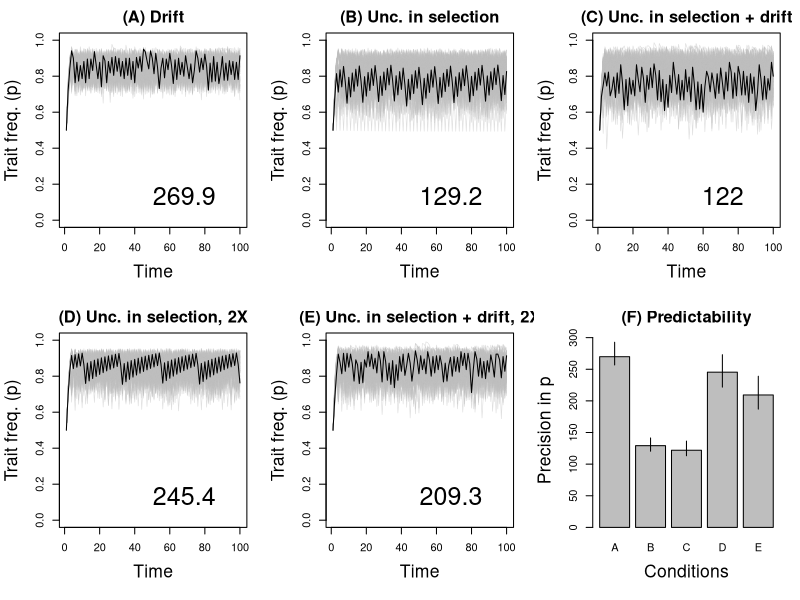
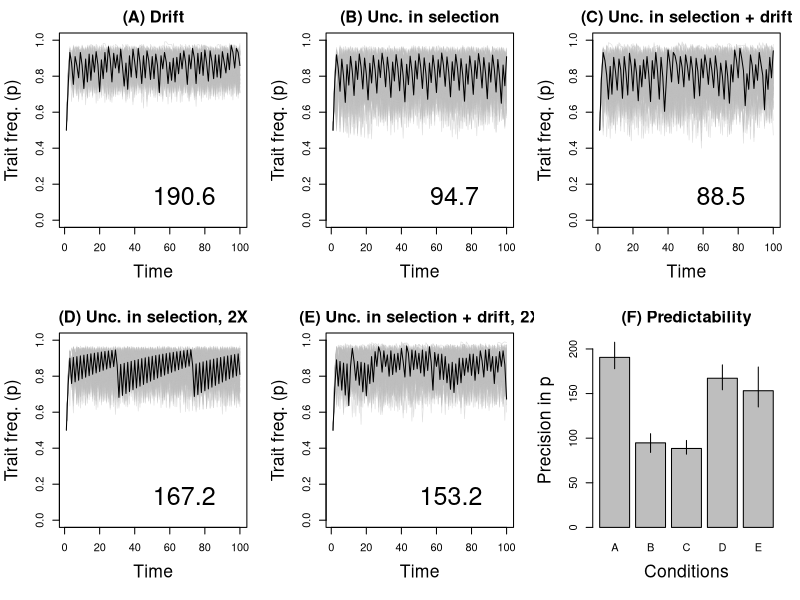
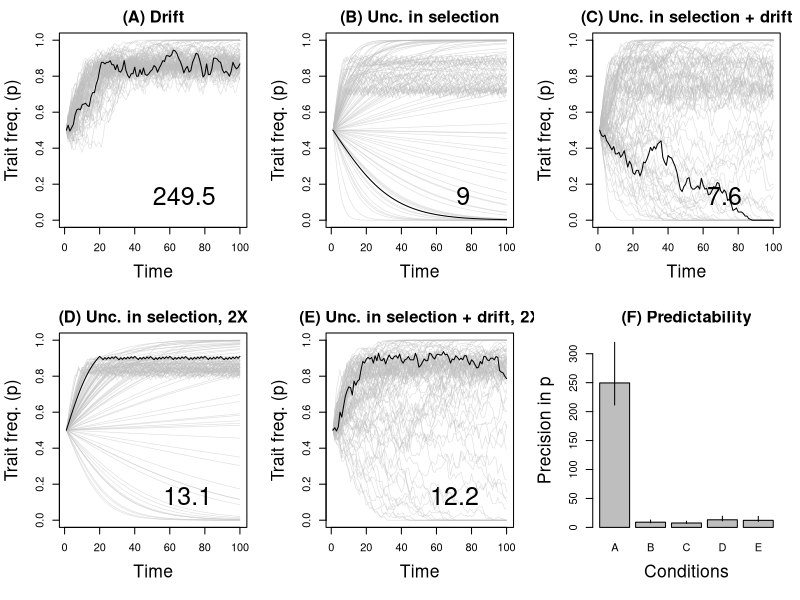
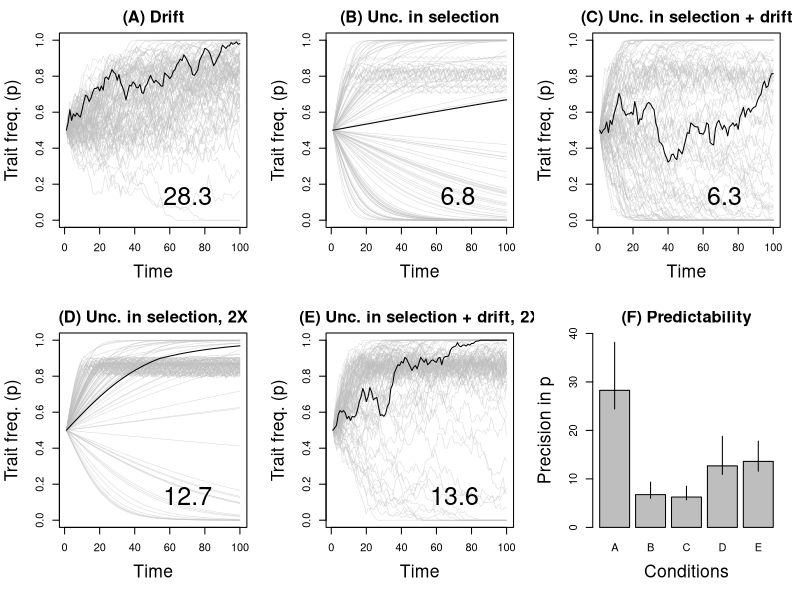
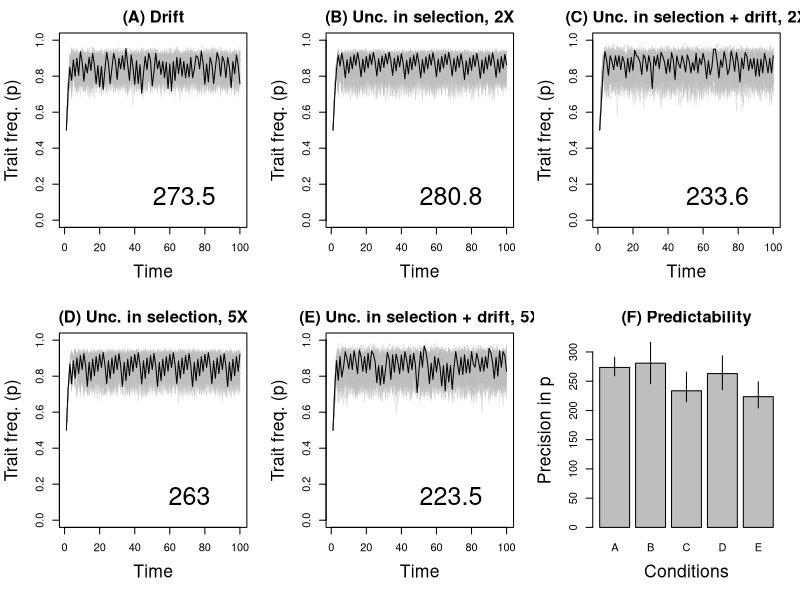

R code for these plots, in order:
ffst<-function(brk=.5,wl=NA,wh=NA,f=NA){
    if(f < brk){w<-wl}
    else{w<-wh}
    return(w)
 }

sdif<-function(w1=NA,w2=NA,f1=NA){
    wbar<-(w1*f1 + w2*(1-f1))
    psf1<-f1 * (w1/wbar)
    psf2<-(1-f1) * (w2/wbar)
    return(c(psf1,psf2))
    }

sdifh2<-function(w1=NA,w2=NA,f1=NA,h2=NA){
    wbar<-(w1*f1 + w2*(1-f1))
    psf1<-f1 * (w1/wbar)
    psf2<-(1-f1) * (w2/wbar)
    Sd<-psf1-f1
    psf1<-(Sd*h2)+f1
    psf2<-1-psf1
    return(c(psf1,psf2))
    }


## simulate uncertainty in function
## wl<-c(.52,.155)
## wh<-c(.155+.05,.52-.05)
## brk<-.85
brk<-runif(100,.7,.9) 
wl<-matrix(NA,nrow=100,ncol=2)
wl[,1]<-rbeta(100,52,48)
wl[,2]<-rbeta(100,62,338)

wh<-matrix(NA,nrow=100,ncol=2)
wh[,1]<-rbeta(100,31+10,169-10)
wh[,2]<-rbeta(100,26-2.5,24+2.5)

Ne<-110 ## from science paper, change in FHA

#586 (.446–.754) ## from Aarons paper
# qnorm(p=c(.5,.025,.975),mean=0.586,sd=.08)
#h2<-rbeta(100,16,4)## true .586, using .8 instead, 
## sd = 0.0873
h2<-rep(.8,100)
vars<-matrix(NA,nrow=5,ncol=100)
library(scales)

## hs = .8
pdf("nfdsSimsh2_80.pdf",width=12,height=8)
cm<-1.5
cl<-1.6
par(mfrow=c(2,3))
par(mar=c(5.5,4.5,2.5,1.5))


### with heritability, true 0.586, using .8 instead
## drift only
p<-rep(.5,100)  
plot(p,ylim=c(0,1),type='n',xlab="Time",ylab="Trait freq. (p)",cex.lab=cl)    

p<-matrix(.5,nrow=100,ncol=100)
for(j in 1:100){
for(i in 2:100){
    w<-ffst(0.85,c(0.52,0.155),c(.155+.05,.52-.05),p[j,i-1])
    epi<-sdifh2(w[1],w[2],p[j,i-1],h2[j])[1]
    p[j,i]<-rbinom(n=1,size=2*Ne,prob=epi)/(2*Ne)
    }
    if(j < 100){lines(p[j,],col=alpha("gray",.5),lwd=0.6,type='l')}
    else{lines(p[j,],col="black",lwd=1,type='l')}
    
}    
vars[1,]<-apply(p,2,var)     
mtext(round(median(1/vars[1,]),1),side=1,adj=.75,line=-2.5,cex=1.5)
title(main="(A) Drift",cex.main=cm)

## uncertainty in s
p<-rep(.5,100)
plot(p,ylim=c(0,1),type='n',xlab="Time",ylab="Trait freq. (p)",cex.lab=cl)    

p<-matrix(.5,nrow=100,ncol=100)
for(j in 1:100){
for(i in 2:100){
    w<-ffst(brk[j],wl[j,],wh[j,],p[j,i-1])
    p[j,i]<-sdifh2(w[1],w[2],p[j,i-1],h2[j])[1]
    }
    if(j < 100){lines(p[j,],col=alpha("gray",.5),lwd=0.6,type='l')}
    else{lines(p[j,],col="black",lwd=1,type='l')}
}  
vars[2,]<-apply(p,2,var)    

mtext(round(median(1/vars[2,]),1),side=1,adj=.75,line=-2.5,cex=1.5)
title(main="(B) Unc. in selection",cex.main=cm)

## uncertainty in s and drift
p<-rep(.5,100)
plot(p,ylim=c(0,1),type='n',xlab="Time",ylab="Trait freq. (p)",cex.lab=cl)    

p<-matrix(.5,nrow=100,ncol=100)
for(j in 1:100){
for(i in 2:100){
    w<-ffst(brk[j],wl[j,],wh[j,],p[j,i-1])
    epi<-sdifh2(w[1],w[2],p[j,i-1],h2[j])[1]
    p[j,i]<-rbinom(n=1,size=2*Ne,prob=epi)/(2*Ne)
    }
    if(j < 100){lines(p[j,],col=alpha("gray",.5),lwd=0.6,type='l')}
    else{lines(p[j,],col="black",lwd=1,type='l')}
}     
vars[3,]<-apply(p,2,var)     
mtext(round(median(1/vars[3,]),1),side=1,adj=.75,line=-2.5,cex=1.5)

title(main="(C) Unc. in selection + drift",cex.main=cm)

brk<-runif(100,.8,.9) 
wl<-matrix(NA,nrow=100,ncol=2)
wl[,1]<-rbeta(100,52*2,48*2)
wl[,2]<-rbeta(100,62*2,338*2)

wh<-matrix(NA,nrow=100,ncol=2)
wh[,1]<-rbeta(100,(31+10)*2,(169-10)*2)
wh[,2]<-rbeta(100,(26-2.5)*2,(24+2.5)*2)

### with heritability , true 0.586, using .8 instead
## uncertainty in s
p<-rep(.5,100)
plot(p,ylim=c(0,1),type='n',xlab="Time",ylab="Trait freq. (p)",cex.lab=cl)    

p<-matrix(.5,nrow=100,ncol=100)
for(j in 1:100){
for(i in 2:100){
    w<-ffst(brk[j],wl[j,],wh[j,],p[j,i-1])
    p[j,i]<-sdifh2(w[1],w[2],p[j,i-1],h2[j])[1]
    }
    if(j < 100){lines(p[j,],col=alpha("gray",.5),lwd=0.6,type='l')}
    else{lines(p[j,],col="black",lwd=1,type='l')}
}  
vars[4,]<-apply(p,2,var)    
     
mtext(round(median(1/vars[4,]),1),side=1,adj=.75,line=-2.5,cex=1.5)
title(main="(D) Unc. in selection, 2X",cex.main=cm)

## uncertainty in s and drift
p<-rep(.5,100)
plot(p,ylim=c(0,1),type='n',xlab="Time",ylab="Trait freq. (p)",cex.lab=cl)    

p<-matrix(.5,nrow=100,ncol=100)
for(j in 1:100){
for(i in 2:100){
    w<-ffst(brk[j],wl[j,],wh[j,],p[j,i-1])
    epi<-sdifh2(w[1],w[2],p[j,i-1],h2[j])[1]
    p[j,i]<-rbinom(n=1,size=2*Ne,prob=epi)/(2*Ne)
    }
    if(j < 100){lines(p[j,],col=alpha("gray",.5),lwd=0.6,type='l')}
    else{lines(p[j,],col="black",lwd=1,type='l')}
}     
vars[5,]<-apply(p,2,var)     
mtext(round(median(1/vars[5,]),1),side=1,adj=.75,line=-2.5,cex=1.5)
   
title(main="(E) Unc. in selection + drift, 2X",cex.main=cm)

e_vars<-apply(1/vars,1,quantile,probs=c(.5,.25,.75),na.rm=TRUE)
yub<-max(as.vector(e_vars))*1.05
x<-barplot(e_vars[1,],names.arg=LETTERS[1:5],xlab="Conditions",ylab="Precision in p",cex.lab=cl,ylim=c(0,yub))
segments(x,e_vars[2,],x,e_vars[3,])
title(main="(F) Predictability",cex.main=cm)

dev.off()

e_vars
#        [,1]     [,2]     [,3]     [,4]     [,5]
#50% 272.4602 121.9296 110.8694 242.9725 216.4700
#25% 247.6738 111.4042 101.1779 226.4005 197.1216
#75% 294.8956 136.9264 130.2634 261.1967 237.0451

sqrt(1/e_vars)
#          [,1]       [,2]       [,3]       [,4]       [,5]
#50% 0.06058268 0.09056188 0.09497170 0.06415366 0.06796747
#25% 0.06354187 0.09474345 0.09941622 0.06646015 0.07122508
#75% 0.05823255 0.08545872 0.08761709 0.06187513 0.06495080




##### heritability 1
## simulate uncertainty in function
## wl<-c(.52,.155)
## wh<-c(.155+.05,.52-.05)
## brk<-.85
brk<-runif(100,.7,.9) 
wl<-matrix(NA,nrow=100,ncol=2)
wl[,1]<-rbeta(100,52,48)
wl[,2]<-rbeta(100,62,338)

wh<-matrix(NA,nrow=100,ncol=2)
wh[,1]<-rbeta(100,31+10,169-10)
wh[,2]<-rbeta(100,26-2.5,24+2.5)

Ne<-110 ## from science paper, change in FHA

#586 (.446–.754) ## from Aarons paper
# qnorm(p=c(.5,.025,.975),mean=0.586,sd=.08)
h2<-rep(1,100)
vars<-matrix(NA,nrow=5,ncol=100)
library(scales)

pdf("nfdsSimsh2_100.pdf",width=12,height=8)
cm<-1.5
cl<-1.6
par(mfrow=c(2,3))
par(mar=c(5.5,4.5,2.5,1.5))

## drift only
p<-rep(.5,100)  
plot(p,ylim=c(0,1),type='n',xlab="Time",ylab="Trait freq. (p)",cex.lab=cl)    

p<-matrix(.5,nrow=100,ncol=100)
for(j in 1:100){
for(i in 2:100){
    w<-ffst(0.85,c(0.52,0.155),c(.155+.05,.52-.05),p[j,i-1])
    epi<-sdifh2(w[1],w[2],p[j,i-1],h2[j])[1]
    p[j,i]<-rbinom(n=1,size=2*Ne,prob=epi)/(2*Ne)
    }
    if(j < 100){lines(p[j,],col=alpha("gray",.5),lwd=0.6,type='l')}
    else{lines(p[j,],col="black",lwd=1,type='l')}
    
}    
vars[1,]<-apply(p,2,var)     
mtext(round(median(1/vars[1,]),1),side=1,adj=.75,line=-2.5,cex=1.5)

title(main="(A) Drift",cex.main=cm)

## uncertainty in s
p<-rep(.5,100)
plot(p,ylim=c(0,1),type='n',xlab="Time",ylab="Trait freq. (p)",cex.lab=cl)    

p<-matrix(.5,nrow=100,ncol=100)
for(j in 1:100){
for(i in 2:100){
    w<-ffst(brk[j],wl[j,],wh[j,],p[j,i-1])
    p[j,i]<-sdifh2(w[1],w[2],p[j,i-1],h2[j])[1]
    }
    if(j < 100){lines(p[j,],col=alpha("gray",.5),lwd=0.6,type='l')}
    else{lines(p[j,],col="black",lwd=1,type='l')}
}  
vars[2,]<-apply(p,2,var)    

mtext(round(median(1/vars[2,]),1),side=1,adj=.75,line=-2.5,cex=1.5)
title(main="(B) Unc. in selection",cex.main=cm)

## uncertainty in s and drift
p<-rep(.5,100)
plot(p,ylim=c(0,1),type='n',xlab="Time",ylab="Trait freq. (p)",cex.lab=cl)    

p<-matrix(.5,nrow=100,ncol=100)
for(j in 1:100){
for(i in 2:100){
    w<-ffst(brk[j],wl[j,],wh[j,],p[j,i-1])
    epi<-sdifh2(w[1],w[2],p[j,i-1],h2[j])[1]
    p[j,i]<-rbinom(n=1,size=2*Ne,prob=epi)/(2*Ne)
    }
    if(j < 100){lines(p[j,],col=alpha("gray",.5),lwd=0.6,type='l')}
    else{lines(p[j,],col="black",lwd=1,type='l')}
}     
vars[3,]<-apply(p,2,var)     

mtext(round(median(1/vars[3,]),1),side=1,adj=.75,line=-2.5,cex=1.5)
title(main="(C) Unc. in selection + drift",cex.main=cm)

brk<-runif(100,.8,.9) 
wl<-matrix(NA,nrow=100,ncol=2)
wl[,1]<-rbeta(100,52*2,48*2)
wl[,2]<-rbeta(100,62*2,338*2)

wh<-matrix(NA,nrow=100,ncol=2)
wh[,1]<-rbeta(100,(31+10)*2,(169-10)*2)
wh[,2]<-rbeta(100,(26-2.5)*2,(24+2.5)*2)

### with heritability , true 0.586, using .8 instead
## uncertainty in s
p<-rep(.5,100)
plot(p,ylim=c(0,1),type='n',xlab="Time",ylab="Trait freq. (p)",cex.lab=cl)    

p<-matrix(.5,nrow=100,ncol=100)
for(j in 1:100){
for(i in 2:100){
    w<-ffst(brk[j],wl[j,],wh[j,],p[j,i-1])
    p[j,i]<-sdifh2(w[1],w[2],p[j,i-1],h2[j])[1]
    }
    if(j < 100){lines(p[j,],col=alpha("gray",.5),lwd=0.6,type='l')}
    else{lines(p[j,],col="black",lwd=1,type='l')}
}  
vars[4,]<-apply(p,2,var)    
     
mtext(round(median(1/vars[4,]),1),side=1,adj=.75,line=-2.5,cex=1.5)
title(main="(D) Unc. in selection, 2X",cex.main=cm)

## uncertainty in s and drift
p<-rep(.5,100)
plot(p,ylim=c(0,1),type='n',xlab="Time",ylab="Trait freq. (p)",cex.lab=cl)    

p<-matrix(.5,nrow=100,ncol=100)
for(j in 1:100){
for(i in 2:100){
    w<-ffst(brk[j],wl[j,],wh[j,],p[j,i-1])
    epi<-sdifh2(w[1],w[2],p[j,i-1],h2[j])[1]
    p[j,i]<-rbinom(n=1,size=2*Ne,prob=epi)/(2*Ne)
    }
    if(j < 100){lines(p[j,],col=alpha("gray",.5),lwd=0.6,type='l')}
    else{lines(p[j,],col="black",lwd=1,type='l')}
}     
vars[5,]<-apply(p,2,var)     
   
mtext(round(median(1/vars[5,]),1),side=1,adj=.75,line=-2.5,cex=1.5)
title(main="(E) Unc. in selection + drift, 2X",cex.main=cm)

e_vars<-apply(1/vars,1,quantile,probs=c(.5,.25,.75),na.rm=TRUE)
yub<-max(as.vector(e_vars))*1.05
x<-barplot(e_vars[1,],names.arg=LETTERS[1:5],xlab="Conditions",ylab="Precision in p",cex.lab=cl,ylim=c(0,yub))
segments(x,e_vars[2,],x,e_vars[3,])
title(main="(F) Predictability",cex.main=cm)

dev.off()

e_vars
#        [,1]      [,2]     [,3]     [,4]     [,5]
#50% 190.5820  93.65362 86.86530 173.9576 155.4733
#25% 176.3233  85.48631 81.15326 160.6889 141.8437
#75% 202.7426 103.23617 96.12022 191.7715 171.0895

sqrt(1/e_vars)
#          [,1]       [,2]      [,3]       [,4]       [,5]
#50% 0.07243677 0.10333269 0.1072943 0.07581905 0.08019959
#25% 0.07530870 0.10815627 0.1110061 0.07888731 0.08396436
#75% 0.07023078 0.09842016 0.1019982 0.07221177 0.07645190

##############  weak selection


##### heritability 1
## simulate uncertainty in function
## wl<-c(.52,.155)
## wh<-c(.155+.05,.52-.05)
## brk<-.85
brk<-runif(100,.7,.9) 
wl<-matrix(NA,nrow=100,ncol=2)
wl[,1]<-rbeta(100,52,48)## .52
wl[,2]<-rbeta(100,192,208)## .48

wh<-matrix(NA,nrow=100,ncol=2)
wh[,1]<-rbeta(100,97,104)
wh[,2]<-rbeta(100,28,27)

Ne<-110 ## from science paper, change in FHA

h2<-rep(1,100)
vars<-matrix(NA,nrow=5,ncol=100)
library(scales)

pdf("nfdsSimsh2_100_weak.pdf",width=12,height=8)
cm<-1.5
cl<-1.6
par(mfrow=c(2,3))
par(mar=c(5.5,4.5,2.5,1.5))

## drift only
p<-rep(.5,100)  
plot(p,ylim=c(0,1),type='n',xlab="Time",ylab="Trait freq. (p)",cex.lab=cl)    

p<-matrix(.5,nrow=100,ncol=100)
for(j in 1:100){
for(i in 2:100){
    w<-ffst(0.85,c(0.52,0.48),c(.483,.509),p[j,i-1])
    epi<-sdifh2(w[1],w[2],p[j,i-1],h2[j])[1]
    p[j,i]<-rbinom(n=1,size=2*Ne,prob=epi)/(2*Ne)
    }
    if(j < 100){lines(p[j,],col=alpha("gray",.5),lwd=0.6,type='l')}
    else{lines(p[j,],col="black",lwd=1,type='l')}
    
}    
vars[1,]<-apply(p,2,var)     

mtext(round(median(1/vars[1,]),1),side=1,adj=.75,line=-2.5,cex=1.5)
title(main="(A) Drift",cex.main=cm)

## uncertainty in s
p<-rep(.5,100)
plot(p,ylim=c(0,1),type='n',xlab="Time",ylab="Trait freq. (p)",cex.lab=cl)    

p<-matrix(.5,nrow=100,ncol=100)
for(j in 1:100){
for(i in 2:100){
    w<-ffst(brk[j],wl[j,],wh[j,],p[j,i-1])
    p[j,i]<-sdifh2(w[1],w[2],p[j,i-1],h2[j])[1]
    }
    if(j < 100){lines(p[j,],col=alpha("gray",.5),lwd=0.6,type='l')}
    else{lines(p[j,],col="black",lwd=1,type='l')}
}  
vars[2,]<-apply(p,2,var)    

mtext(round(median(1/vars[2,]),1),side=1,adj=.75,line=-2.5,cex=1.5)
title(main="(B) Unc. in selection",cex.main=cm)

## uncertainty in s and drift
p<-rep(.5,100)
plot(p,ylim=c(0,1),type='n',xlab="Time",ylab="Trait freq. (p)",cex.lab=cl)    

p<-matrix(.5,nrow=100,ncol=100)
for(j in 1:100){
for(i in 2:100){
    w<-ffst(brk[j],wl[j,],wh[j,],p[j,i-1])
    epi<-sdifh2(w[1],w[2],p[j,i-1],h2[j])[1]
    p[j,i]<-rbinom(n=1,size=2*Ne,prob=epi)/(2*Ne)
    }
    if(j < 100){lines(p[j,],col=alpha("gray",.5),lwd=0.6,type='l')}
    else{lines(p[j,],col="black",lwd=1,type='l')}
}     
vars[3,]<-apply(p,2,var)     

mtext(round(median(1/vars[3,]),1),side=1,adj=.75,line=-2.5,cex=1.5)
title(main="(C) Unc. in selection + drift",cex.main=cm)

brk<-runif(100,.8,.9) 
wl<-matrix(NA,nrow=100,ncol=2)
wl[,1]<-rbeta(100,52*2,48*2)## .52
wl[,2]<-rbeta(100,192*2,208*2)## .48

wh<-matrix(NA,nrow=100,ncol=2)
wh[,1]<-rbeta(100,97*2,104*2)
wh[,2]<-rbeta(100,28*2,27*2)

### with heritability , true 0.586, using .8 instead
## uncertainty in s
p<-rep(.5,100)
plot(p,ylim=c(0,1),type='n',xlab="Time",ylab="Trait freq. (p)",cex.lab=cl)    

p<-matrix(.5,nrow=100,ncol=100)
for(j in 1:100){
for(i in 2:100){
    w<-ffst(brk[j],wl[j,],wh[j,],p[j,i-1])
    p[j,i]<-sdifh2(w[1],w[2],p[j,i-1],h2[j])[1]
    }
    if(j < 100){lines(p[j,],col=alpha("gray",.5),lwd=0.6,type='l')}
    else{lines(p[j,],col="black",lwd=1,type='l')}
}  
vars[4,]<-apply(p,2,var)    
     
mtext(round(median(1/vars[4,]),1),side=1,adj=.75,line=-2.5,cex=1.5)
title(main="(D) Unc. in selection, 2X",cex.main=cm)

## uncertainty in s and drift
p<-rep(.5,100)
plot(p,ylim=c(0,1),type='n',xlab="Time",ylab="Trait freq. (p)",cex.lab=cl)    

p<-matrix(.5,nrow=100,ncol=100)
for(j in 1:100){
for(i in 2:100){
    w<-ffst(brk[j],wl[j,],wh[j,],p[j,i-1])
    epi<-sdifh2(w[1],w[2],p[j,i-1],h2[j])[1]
    p[j,i]<-rbinom(n=1,size=2*Ne,prob=epi)/(2*Ne)
    }
    if(j < 100){lines(p[j,],col=alpha("gray",.5),lwd=0.6,type='l')}
    else{lines(p[j,],col="black",lwd=1,type='l')}
}     
vars[5,]<-apply(p,2,var)     
   
mtext(round(median(1/vars[5,]),1),side=1,adj=.75,line=-2.5,cex=1.5)
title(main="(E) Unc. in selection + drift, 2X",cex.main=cm)

e_vars<-apply(1/vars,1,quantile,probs=c(.5,.25,.75),na.rm=TRUE)
yub<-max(as.vector(e_vars))*1.05
x<-barplot(e_vars[1,],names.arg=LETTERS[1:5],xlab="Conditions",ylab="Precision in p",cex.lab=cl,ylim=c(0,yub))
segments(x,e_vars[2,],x,e_vars[3,])
title(main="(F) Predictability",cex.main=cm)

dev.off()

##############  weak selection, 1%


##### heritability 1
brk<-runif(100,.7,.9) 
wl<-matrix(NA,nrow=100,ncol=2)
wl[,1]<-rbeta(100,50.5,49.5)## 50.5
wl[,2]<-rbeta(100,198,202)## 49.5

wh<-matrix(NA,nrow=100,ncol=2)
wh[,1]<-rbeta(100,99,101)
wh[,2]<-rbeta(100,25.25,24.75)

Ne<-110 ## from science paper, change in FHA

h2<-rep(1,100)
vars<-matrix(NA,nrow=5,ncol=100)
library(scales)

pdf("nfdsSimsh2_100_very_weak.pdf",width=12,height=8)
cm<-1.5
cl<-1.6
par(mfrow=c(2,3))
par(mar=c(5.5,4.5,2.5,1.5))

## drift only
p<-rep(.5,100)  
plot(p,ylim=c(0,1),type='n',xlab="Time",ylab="Trait freq. (p)",cex.lab=cl)    

p<-matrix(.5,nrow=100,ncol=100)
for(j in 1:100){
for(i in 2:100){
    w<-ffst(0.85,c(0.505,0.495),c(.495,.505),p[j,i-1])
    epi<-sdifh2(w[1],w[2],p[j,i-1],h2[j])[1]
    p[j,i]<-rbinom(n=1,size=2*Ne,prob=epi)/(2*Ne)
    }
    if(j < 100){lines(p[j,],col=alpha("gray",.5),lwd=0.6,type='l')}
    else{lines(p[j,],col="black",lwd=1,type='l')}
    
}    
vars[1,]<-apply(p,2,var)     

mtext(round(median(1/vars[1,]),1),side=1,adj=.75,line=-2.5,cex=1.5)
title(main="(A) Drift",cex.main=cm)

## uncertainty in s
p<-rep(.5,100)
plot(p,ylim=c(0,1),type='n',xlab="Time",ylab="Trait freq. (p)",cex.lab=cl)    

p<-matrix(.5,nrow=100,ncol=100)
for(j in 1:100){
for(i in 2:100){
    w<-ffst(brk[j],wl[j,],wh[j,],p[j,i-1])
    p[j,i]<-sdifh2(w[1],w[2],p[j,i-1],h2[j])[1]
    }
    if(j < 100){lines(p[j,],col=alpha("gray",.5),lwd=0.6,type='l')}
    else{lines(p[j,],col="black",lwd=1,type='l')}
}  
vars[2,]<-apply(p,2,var)    

mtext(round(median(1/vars[2,]),1),side=1,adj=.75,line=-2.5,cex=1.5)
title(main="(B) Unc. in selection",cex.main=cm)

## uncertainty in s and drift
p<-rep(.5,100)
plot(p,ylim=c(0,1),type='n',xlab="Time",ylab="Trait freq. (p)",cex.lab=cl)    

p<-matrix(.5,nrow=100,ncol=100)
for(j in 1:100){
for(i in 2:100){
    w<-ffst(brk[j],wl[j,],wh[j,],p[j,i-1])
    epi<-sdifh2(w[1],w[2],p[j,i-1],h2[j])[1]
    p[j,i]<-rbinom(n=1,size=2*Ne,prob=epi)/(2*Ne)
    }
    if(j < 100){lines(p[j,],col=alpha("gray",.5),lwd=0.6,type='l')}
    else{lines(p[j,],col="black",lwd=1,type='l')}
}     
vars[3,]<-apply(p,2,var)     

mtext(round(median(1/vars[3,]),1),side=1,adj=.75,line=-2.5,cex=1.5)
title(main="(C) Unc. in selection + drift",cex.main=cm)

brk<-runif(100,.8,.9) 
wl<-matrix(NA,nrow=100,ncol=2)
wl[,1]<-rbeta(100,52*2,48*2)## .52
wl[,2]<-rbeta(100,192*2,208*2)## .48

wh<-matrix(NA,nrow=100,ncol=2)
wh[,1]<-rbeta(100,97*2,104*2)
wh[,2]<-rbeta(100,28*2,27*2)

### with heritability , true 0.586, using .8 instead
## uncertainty in s
p<-rep(.5,100)
plot(p,ylim=c(0,1),type='n',xlab="Time",ylab="Trait freq. (p)",cex.lab=cl)    

p<-matrix(.5,nrow=100,ncol=100)
for(j in 1:100){
for(i in 2:100){
    w<-ffst(brk[j],wl[j,],wh[j,],p[j,i-1])
    p[j,i]<-sdifh2(w[1],w[2],p[j,i-1],h2[j])[1]
    }
    if(j < 100){lines(p[j,],col=alpha("gray",.5),lwd=0.6,type='l')}
    else{lines(p[j,],col="black",lwd=1,type='l')}
}  
vars[4,]<-apply(p,2,var)    
     
mtext(round(median(1/vars[4,]),1),side=1,adj=.75,line=-2.5,cex=1.5)
title(main="(D) Unc. in selection, 2X",cex.main=cm)

## uncertainty in s and drift
p<-rep(.5,100)
plot(p,ylim=c(0,1),type='n',xlab="Time",ylab="Trait freq. (p)",cex.lab=cl)    

p<-matrix(.5,nrow=100,ncol=100)
for(j in 1:100){
for(i in 2:100){
    w<-ffst(brk[j],wl[j,],wh[j,],p[j,i-1])
    epi<-sdifh2(w[1],w[2],p[j,i-1],h2[j])[1]
    p[j,i]<-rbinom(n=1,size=2*Ne,prob=epi)/(2*Ne)
    }
    if(j < 100){lines(p[j,],col=alpha("gray",.5),lwd=0.6,type='l')}
    else{lines(p[j,],col="black",lwd=1,type='l')}
}     
vars[5,]<-apply(p,2,var)     
   
mtext(round(median(1/vars[5,]),1),side=1,adj=.75,line=-2.5,cex=1.5)
title(main="(E) Unc. in selection + drift, 2X",cex.main=cm)

e_vars<-apply(1/vars,1,quantile,probs=c(.5,.25,.75),na.rm=TRUE)
yub<-max(as.vector(e_vars))*1.05
x<-barplot(e_vars[1,],names.arg=LETTERS[1:5],xlab="Conditions",ylab="Precision in p",cex.lab=cl,ylim=c(0,yub))
segments(x,e_vars[2,],x,e_vars[3,])
title(main="(F) Predictability",cex.main=cm)

dev.off()

e_vars
#        [,1]     [,2]     [,3]      [,4]     [,5]
#50% 35.29516 6.155319 5.997340 11.328041 10.05917
#25% 33.30428 5.702595 5.526185  9.758039  8.88748
#75% 52.23909 8.291266 8.409779 16.552761 13.82038
sqrt(1/e_vars)
#         [,1]      [,2]      [,3]      [,4]      [,5]
#50% 0.1683226 0.4030647 0.4083388 0.2971136 0.3152963
#25% 0.1732806 0.4187586 0.4253900 0.3201244 0.3354368
#75% 0.1383573 0.3472878 0.3448321 0.2457903 0.2689924

## 2 vs 5 x
ffst<-function(brk=.5,wl=NA,wh=NA,f=NA){
    if(f < brk){w<-wl}
    else{w<-wh}
    return(w)
 }

sdif<-function(w1=NA,w2=NA,f1=NA){
    wbar<-(w1*f1 + w2*(1-f1))
    psf1<-f1 * (w1/wbar)
    psf2<-(1-f1) * (w2/wbar)
    return(c(psf1,psf2))
    }

sdifh2<-function(w1=NA,w2=NA,f1=NA,h2=NA){
    wbar<-(w1*f1 + w2*(1-f1))
    psf1<-f1 * (w1/wbar)
    psf2<-(1-f1) * (w2/wbar)
    Sd<-psf1-f1
    psf1<-(Sd*h2)+f1
    psf2<-1-psf1
    return(c(psf1,psf2))
    }


## simulate uncertainty in function
## wl<-c(.52,.155)
## wh<-c(.155+.05,.52-.05)
## brk<-.85
brk<-runif(100,.8,.9) 
wl<-matrix(NA,nrow=100,ncol=2)
wl[,1]<-rbeta(100,2*52,2*48)
wl[,2]<-rbeta(100,2*62,2*338)

wh<-matrix(NA,nrow=100,ncol=2)
wh[,1]<-rbeta(100,2*(31+10),2*(169-10))
wh[,2]<-rbeta(100,2*(26-2.5),2*(24+2.5))

Ne<-110 ## from science paper, change in FHA

#586 (.446–.754) ## from Aarons paper
# qnorm(p=c(.5,.025,.975),mean=0.586,sd=.08)
#h2<-rbeta(100,16,4)## true .586, using .8 instead, 
## sd = 0.0873
h2<-rep(.8,100)
vars<-matrix(NA,nrow=5,ncol=100)
library(scales)

## hs = .8
pdf("nfdsSimsh2_80_2x5.pdf",width=12,height=8)
cm<-1.5
cl<-1.6
par(mfrow=c(2,3))
par(mar=c(5.5,4.5,2.5,1.5))


### with heritability, true 0.586, using .8 instead
## drift only
p<-rep(.5,100)  
plot(p,ylim=c(0,1),type='n',xlab="Time",ylab="Trait freq. (p)",cex.lab=cl)    

p<-matrix(.5,nrow=100,ncol=100)
for(j in 1:100){
for(i in 2:100){
    w<-ffst(0.85,c(0.52,0.155),c(.155+.05,.52-.05),p[j,i-1])
    epi<-sdifh2(w[1],w[2],p[j,i-1],h2[j])[1]
    p[j,i]<-rbinom(n=1,size=2*Ne,prob=epi)/(2*Ne)
    }
    if(j < 100){lines(p[j,],col=alpha("gray",.5),lwd=0.6,type='l')}
    else{lines(p[j,],col="black",lwd=1,type='l')}
    
}    
vars[1,]<-apply(p,2,var)     
mtext(round(median(1/vars[1,]),1),side=1,adj=.75,line=-2.5,cex=1.5)

title(main="(A) Drift",cex.main=cm)

## uncertainty in s
p<-rep(.5,100)
plot(p,ylim=c(0,1),type='n',xlab="Time",ylab="Trait freq. (p)",cex.lab=cl)    

p<-matrix(.5,nrow=100,ncol=100)
for(j in 1:100){
for(i in 2:100){
    w<-ffst(brk[j],wl[j,],wh[j,],p[j,i-1])
    p[j,i]<-sdifh2(w[1],w[2],p[j,i-1],h2[j])[1]
    }
    if(j < 100){lines(p[j,],col=alpha("gray",.5),lwd=0.6,type='l')}
    else{lines(p[j,],col="black",lwd=1,type='l')}
}  
vars[2,]<-apply(p,2,var)    

mtext(round(median(1/vars[2,]),1),side=1,adj=.75,line=-2.5,cex=1.5)
title(main="(B) Unc. in selection, 2X",cex.main=cm)

## uncertainty in s and drift
p<-rep(.5,100)
plot(p,ylim=c(0,1),type='n',xlab="Time",ylab="Trait freq. (p)",cex.lab=cl)    

p<-matrix(.5,nrow=100,ncol=100)
for(j in 1:100){
for(i in 2:100){
    w<-ffst(brk[j],wl[j,],wh[j,],p[j,i-1])
    epi<-sdifh2(w[1],w[2],p[j,i-1],h2[j])[1]
    p[j,i]<-rbinom(n=1,size=2*Ne,prob=epi)/(2*Ne)
    }
    if(j < 100){lines(p[j,],col=alpha("gray",.5),lwd=0.6,type='l')}
    else{lines(p[j,],col="black",lwd=1,type='l')}
}     
vars[3,]<-apply(p,2,var)     

mtext(round(median(1/vars[3,]),1),side=1,adj=.75,line=-2.5,cex=1.5)
title(main="(C) Unc. in selection + drift, 2X",cex.main=cm)

brk<-runif(100,.8,.9) 
wl<-matrix(NA,nrow=100,ncol=2)
wl[,1]<-rbeta(100,52*5,48*5)
wl[,2]<-rbeta(100,62*5,338*5)

wh<-matrix(NA,nrow=100,ncol=2)
wh[,1]<-rbeta(100,(31+10)*5,(169-10)*5)
wh[,2]<-rbeta(100,(26-2.5)*5,(24+2.5)*5)

### with heritability , true 0.586, using .8 instead
## uncertainty in s
p<-rep(.5,100)
plot(p,ylim=c(0,1),type='n',xlab="Time",ylab="Trait freq. (p)",cex.lab=cl)    

p<-matrix(.5,nrow=100,ncol=100)
for(j in 1:100){
for(i in 2:100){
    w<-ffst(brk[j],wl[j,],wh[j,],p[j,i-1])
    p[j,i]<-sdifh2(w[1],w[2],p[j,i-1],h2[j])[1]
    }
    if(j < 100){lines(p[j,],col=alpha("gray",.5),lwd=0.6,type='l')}
    else{lines(p[j,],col="black",lwd=1,type='l')}
}  
vars[4,]<-apply(p,2,var)    
     
mtext(round(median(1/vars[4,]),1),side=1,adj=.75,line=-2.5,cex=1.5)
title(main="(D) Unc. in selection, 5X",cex.main=cm)

## uncertainty in s and drift
p<-rep(.5,100)
plot(p,ylim=c(0,1),type='n',xlab="Time",ylab="Trait freq. (p)",cex.lab=cl)    

p<-matrix(.5,nrow=100,ncol=100)
for(j in 1:100){
for(i in 2:100){
    w<-ffst(brk[j],wl[j,],wh[j,],p[j,i-1])
    epi<-sdifh2(w[1],w[2],p[j,i-1],h2[j])[1]
    p[j,i]<-rbinom(n=1,size=2*Ne,prob=epi)/(2*Ne)
    }
    if(j < 100){lines(p[j,],col=alpha("gray",.5),lwd=0.6,type='l')}
    else{lines(p[j,],col="black",lwd=1,type='l')}
}     
vars[5,]<-apply(p,2,var)     
   
mtext(round(median(1/vars[5,]),1),side=1,adj=.75,line=-2.5,cex=1.5)
title(main="(E) Unc. in selection + drift, 5X",cex.main=cm)

e_vars<-apply(1/vars,1,quantile,probs=c(.5,.25,.75),na.rm=TRUE)
yub<-max(as.vector(e_vars))*1.05
x<-barplot(e_vars[1,],names.arg=LETTERS[1:5],xlab="Conditions",ylab="Precision in p",cex.lab=cl,ylim=c(0,yub))
segments(x,e_vars[2,],x,e_vars[3,])
title(main="(F) Predictability",cex.main=cm)

dev.off()

e_vars

sqrt(1/e_vars)





